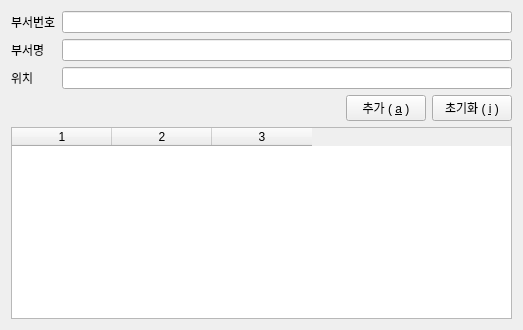
<?xml version="1.0" encoding="UTF-8"?>
<ui version="4.0">
 <class>DepartmentForm</class>
 <widget class="QWidget" name="DepartmentForm">
  <property name="geometry">
   <rect>
    <x>0</x>
    <y>0</y>
    <width>523</width>
    <height>330</height>
   </rect>
  </property>
  <property name="windowTitle">
   <string>Form</string>
  </property>
  <layout class="QGridLayout" name="gridLayout">
   <item row="0" column="0">
    <layout class="QFormLayout" name="formLayout">
     <item row="0" column="0">
      <widget class="QLabel" name="lbl_no">
       <property name="text">
        <string>부서번호</string>
       </property>
      </widget>
     </item>
     <item row="0" column="1">
      <widget class="QLineEdit" name="le_no"/>
     </item>
     <item row="1" column="0">
      <widget class="QLabel" name="lbl_name">
       <property name="text">
        <string>부서명</string>
       </property>
      </widget>
     </item>
     <item row="1" column="1">
      <widget class="QLineEdit" name="le_name"/>
     </item>
     <item row="2" column="0">
      <widget class="QLabel" name="lbl_floor">
       <property name="text">
        <string>위치</string>
       </property>
      </widget>
     </item>
     <item row="2" column="1">
      <widget class="QLineEdit" name="le_floor"/>
     </item>
    </layout>
   </item>
   <item row="1" column="0">
    <layout class="QHBoxLayout" name="horizontalLayout">
     <item>
      <spacer name="horizontalSpacer">
       <property name="orientation">
        <enum>Qt::Horizontal</enum>
       </property>
       <property name="sizeHint" stdset="0">
        <size>
         <width>88</width>
         <height>20</height>
        </size>
       </property>
      </spacer>
     </item>
     <item>
      <widget class="QPushButton" name="btn_add">
       <property name="text">
        <string>추가 ( &amp;a )</string>
       </property>
      </widget>
     </item>
     <item>
      <widget class="QPushButton" name="btn_init">
       <property name="text">
        <string>초기화 ( &amp;i )</string>
       </property>
      </widget>
     </item>
    </layout>
   </item>
   <item row="2" column="0">
    <widget class="QTableWidget" name="tableWidget">
     <property name="rowCount">
      <number>0</number>
     </property>
     <property name="columnCount">
      <number>3</number>
     </property>
     <column/>
     <column/>
     <column/>
    </widget>
   </item>
  </layout>
 </widget>
 <resources/>
 <connections/>
</ui>
